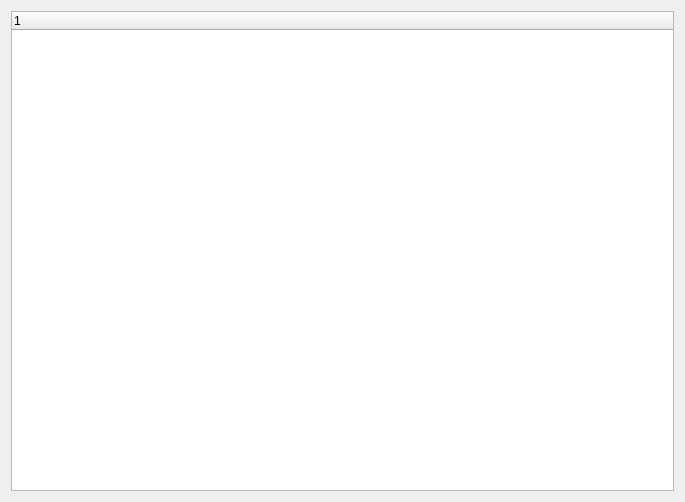
<?xml version="1.0" encoding="UTF-8"?>
<ui version="4.0">
 <class>Widget</class>
 <widget class="QWidget" name="Widget">
  <property name="geometry">
   <rect>
    <x>0</x>
    <y>0</y>
    <width>685</width>
    <height>502</height>
   </rect>
  </property>
  <property name="windowTitle">
   <string>03_QTreeWidget</string>
  </property>
  <layout class="QVBoxLayout" name="verticalLayout">
   <item>
    <widget class="QTreeWidget" name="treeWidget">
     <column>
      <property name="text">
       <string notr="true">1</string>
      </property>
     </column>
    </widget>
   </item>
  </layout>
 </widget>
 <resources/>
 <connections/>
</ui>
